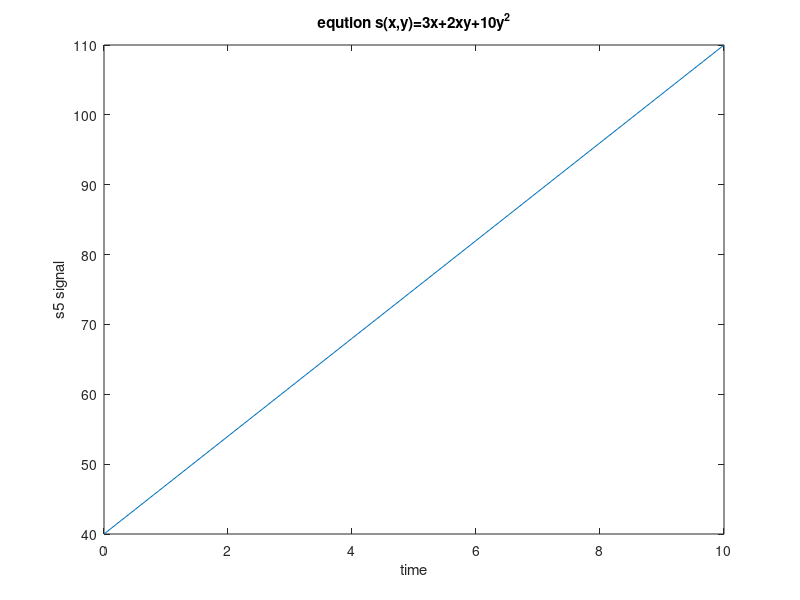

The MATLAB script that drew this image:
t1 =0:1:10;
s1=5*t1;
##plot(t1,s1)

##xlabel('time')
##ylabel('s1 signal')
##title('eqution s1(t)= 5t')

##t =0:1:10;
##s2=20*t.*t;
##plot(t,s2)
##
##xlabel('time')
##ylabel('s2 signal')
##
##title('eqution s2(t)=20t^2')

##t =0:1:10;
##s3=3*t+5;
##plot(t,s3)
##
##xlabel('time')
##ylabel('s3 signal')
##
##title('eqution s3(t)=3t+5')

##t =0:1:10;
##s4=4*t.*t+2*t+6;
##plot(t,s4)
##
##xlabel('time')
##ylabel('s4 signal')
##
##title('eqution s4(t)=4t^2+2t+5')

x =0:1:10;
y=2;
s5=3*x+2*x*y+10*y.*y;
plot(x,s5)

xlabel('time')
ylabel('s5 signal')

title('eqution s(x,y)=3x+2xy+10y^2')

